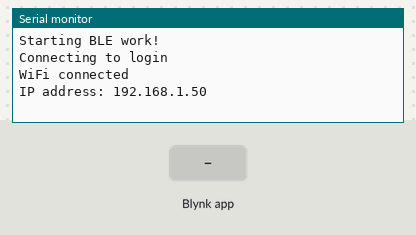
The sketch below on a simulated ESP32. On the bench: the last lines printed to the serial monitor. The test bench sets the inputs (shaded band). WiFi joins after 1.5 s; servers stay silent unless stated; USB keyboard and mouse output is not drawn.

Above: at 4.0 s.
4.1 s: Blynk app writes 1 to V0
At 5.2 s:
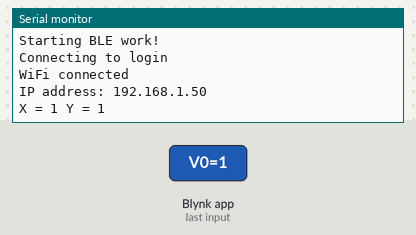
5.6 s: Blynk app writes 1 to V1
At 6.3 s:
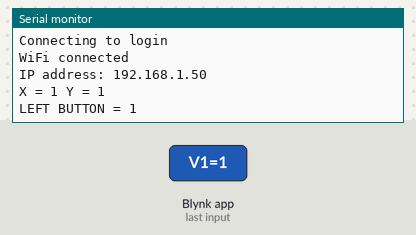
7.1 s: Blynk app writes 1 to V2
At 7.5 s:
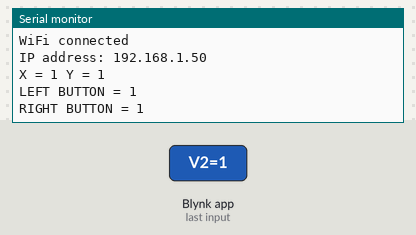

The sketch:

BLE_mouse.ino
```cpp
#include <WiFi.h>
#include <WiFiClient.h>
#include <BlynkSimpleEsp32.h>
#include <BleMouse.h>

// Название нашей мышки, производителя и мнимый заряд аккумулятора
BleMouse bleMouse("IOTIK32_mouse", "MGBOT", 100);

// Wi-Fi
char ssid[] = "login";
char pass[] = "pass";

// Blynk
char auth[] = "token";
IPAddress blynk_ip(139, 59, 206, 133);

// Предыдущая позиция джойстика в Blynk
static volatile int old_dx = 639;
static volatile int old_dy = 511;

void setup()
{
  // Инициализация UART для монитора порта
  Serial.begin(115200);
  delay(500);
  Serial.println();
  Serial.println();
  Serial.println();
  Serial.println("Starting BLE work!");

  // Подключение к Wi-Fi и Blynk
  Serial.print("Connecting to ");
  Serial.println(ssid);
  Blynk.begin(auth, ssid, pass, blynk_ip, 8442);
  delay(500);
  int wifi_status = WiFi.status();
  int blynk_status = Blynk.connected();
  if ((wifi_status == WL_CONNECTED) && (blynk_status))
  {
    Serial.println("");
    Serial.println("WiFi connected");
    Serial.print("IP address: ");
    Serial.println(WiFi.localIP());
    Serial.println();
  }

  // Инициализация BLE
  bleMouse.begin();
}

void loop()
{
  Blynk.run();
}

BLYNK_WRITE(V0)
{
  int dx = param[0].asInt();
  int dy = param[1].asInt();
  Serial.println("X = " + String(dx) + " Y = " + String(dy));
  if (bleMouse.isConnected())
  {
    bleMouse.move(-(old_dx - dx), old_dy - dy);
  }
  old_dx = dx;
  old_dy = dy;
}

BLYNK_WRITE(V1)
{
  int lb = param.asInt();
  Serial.println("LEFT BUTTON = " + String(lb));
  if (lb)
    bleMouse.press(MOUSE_LEFT);
  else
    bleMouse.release(MOUSE_LEFT);
}

BLYNK_WRITE(V2)
{
  int rb = param.asInt();
  Serial.println("RIGHT BUTTON = " + String(rb));
  if (rb)
    bleMouse.press(MOUSE_RIGHT);
  else
    bleMouse.release(MOUSE_RIGHT);
}
```

Measured:
- after the input at 4.1 s, the serial monitor: prints a new line at once (image 1)
- after the input at 5.6 s, the serial monitor: prints a new line at once (image 2)
- after the input at 7.1 s, the serial monitor: prints a new line at once (image 3)
